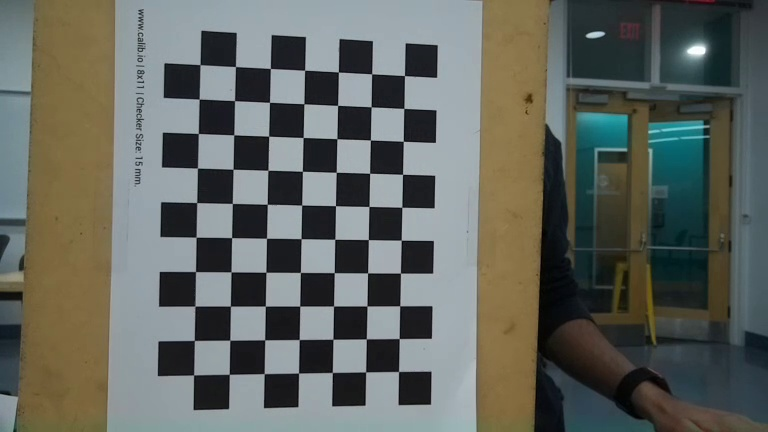
#> input picture machine_vision_pkg/machine_vision_pkg/images/calib_00.jpg, 768 x 432 px; its folder holds 4 pictures in this run
$ python calibration_demo.py
#> lines starting #> are read from the running program, lines starting #| are printed output that depends on the picture; after the words box and inside, x2 and y2 are one past the last pixel; in counts of white or black regions, pixels touching at a corner belong together
import numpy as np
import cv2 as cv
import glob

# termination criteria
criteria = (cv.TERM_CRITERIA_EPS + cv.TERM_CRITERIA_MAX_ITER, 30, 0.001)

# prepare object points, like (0,0,0), (1,0,0), (2,0,0) ....,(6,5,0)
objp = np.zeros((10*7,3), np.float32)
objp[:,:2] = np.mgrid[0:7,0:10].T.reshape(-1,2)

# Arrays to store object points and image points from all the images.
objpoints = [] # 3d point in real world space
imgpoints = [] # 2d points in image plane.

images = glob.glob('images/*.jpg')

for fname in images:
    img = cv.imread(fname)
#> img is the input picture: shape (432, 768, 3); mean B, G, R 95.2, 101.4, 97.6
    print("helo")
    gray = cv.cvtColor(img, cv.COLOR_BGR2GRAY)
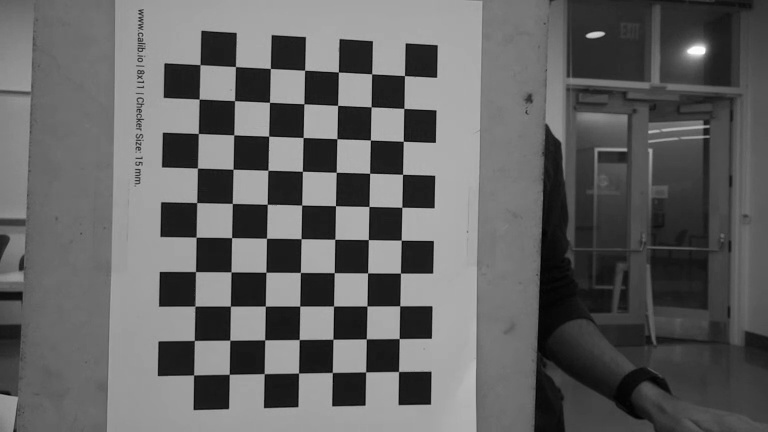
#> gray: shape (432, 768); min 0, max 254, mean 99.5

    # Find the chess board corners
    ret, corners = cv.findChessboardCorners(gray, (7,10), None)
#> ret = True; corners = 70 rows, first 8: [398.5, 371.5], [365.6, 371.9], [332.3, 372.5], [298.5, 373], [264.3, 373.6], [229.3, 374.3], [193.6, 374.8], [399.2, 338.5]
    print(ret)
#| True
    print(corners)
#> (printed output is left out)

    # If found, add object points, image points (after refining them)
    if ret == True:
        objpoints.append(objp)

        corners2 = cv.cornerSubPix(gray,corners, (11,11), (-1,-1), criteria)
#> corners2 = 70 rows, first 8: [398.5, 371.5], [365.6, 371.9], [332.3, 372.5], [298.5, 373.1], [264.2, 373.6], [229.3, 374.3], [193.6, 374.9], [399.2, 338.6]
        imgpoints.append(corners2)

        # Draw and display the corners
        cv.drawChessboardCorners(img, (7,10), corners2, ret)
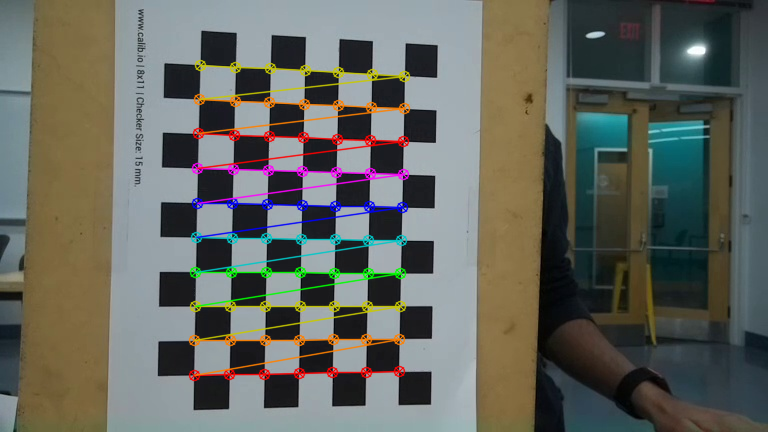
#> img: shape (432, 768, 3); 5.13% of pixels changed, all inside (x1, y1, x2, y2) = (188, 59, 411, 382)
        cv.imshow('img', img)
        cv.waitKey(500)
#> pass 2 of the loop `for fname in images:`:
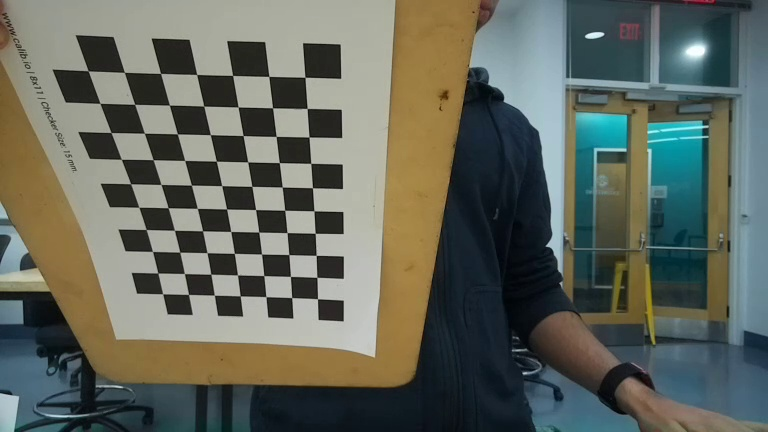
#> input picture machine_vision_pkg/machine_vision_pkg/images/calib_01.jpg, 768 x 432 px
#> img is the input picture: shape (432, 768, 3); mean B, G, R 93.2, 103.1, 98.1
#> `gray = cv.cvtColor(img, cv.COLOR_BGR2GRAY)`:
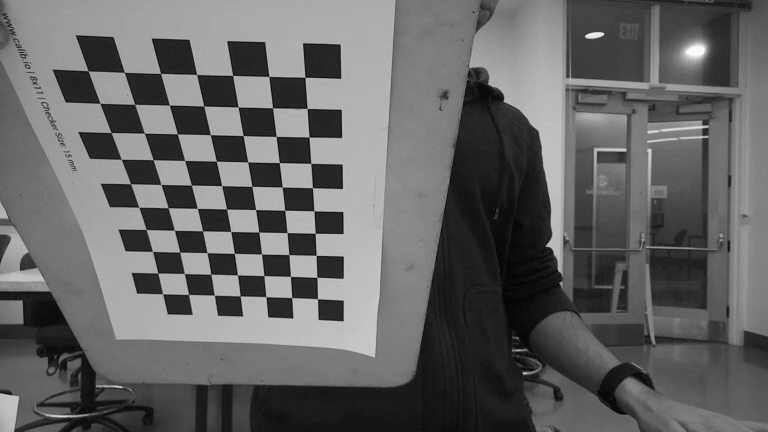
#> gray: shape (432, 768); min 3, max 253, mean 100.5
#> corners = 70 rows, first 8: [317.5, 298.7], [291.7, 297.6], [266, 296.6], [240.3, 295.9], [214.3, 295.2], [188.5, 294.5], [162.7, 293.8], [316.8, 277.3]
#| True
#> (printed output is left out)
#> corners2 = 70 rows, first 8: [317.5, 298.7], [291.7, 297.6], [265.8, 296.6], [240.2, 295.9], [214.3, 295.2], [188.5, 294.4], [162.6, 293.8], [316.9, 277.3]
#> `cv.drawChessboardCorners(img, (7,10), corners2, ret)`:
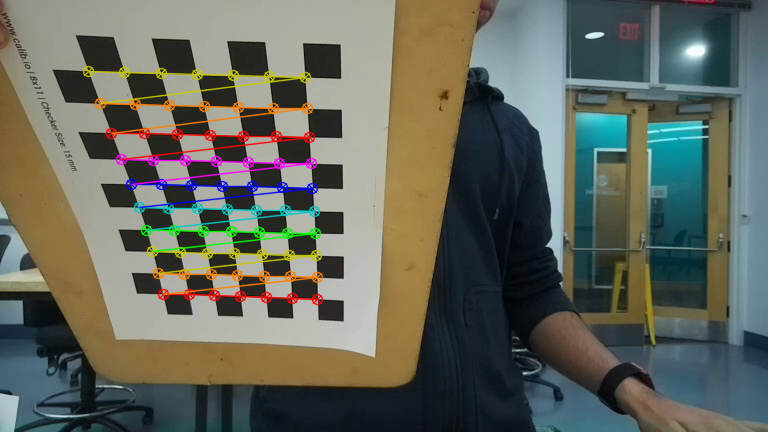
#> img: shape (432, 768, 3); 4.59% of pixels changed, all inside (x1, y1, x2, y2) = (82, 65, 324, 306)
#> pass 3 of the loop `for fname in images:`:
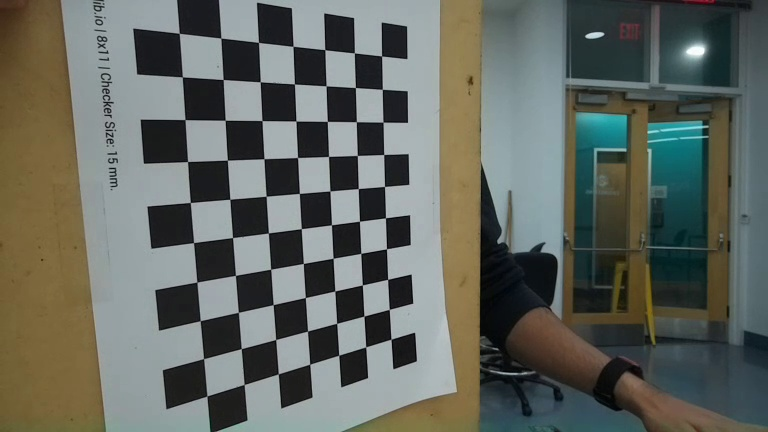
#> input picture machine_vision_pkg/machine_vision_pkg/images/calib_02.jpg, 768 x 432 px
#> img is the input picture: shape (432, 768, 3); mean B, G, R 95.9, 102.9, 98.4
#> `gray = cv.cvtColor(img, cv.COLOR_BGR2GRAY)`:
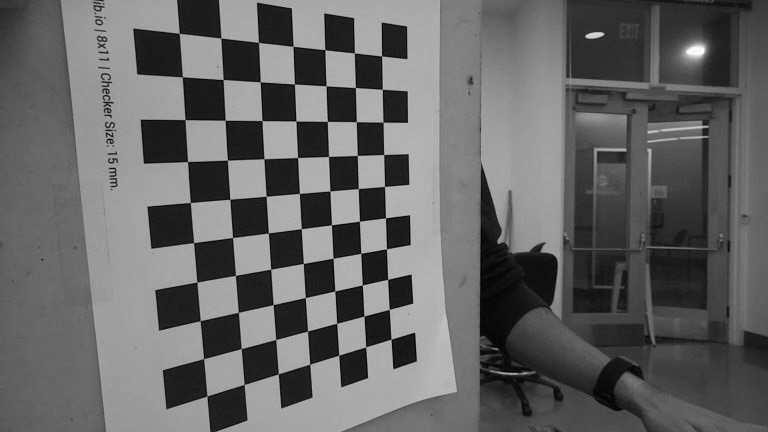
#> gray: shape (432, 768); min 0, max 254, mean 100.7
#> corners = 70 rows, first 8: [391, 339.2], [365.6, 346.9], [338.7, 355.2], [309.7, 364.2], [278.3, 373.9], [244.2, 384.5], [206.9, 396], [389.3, 309.4]
#| True
#> (printed output is left out)
#> corners2 = 70 rows, first 8: [391, 339.2], [365.7, 346.9], [338.7, 355.2], [309.7, 364.2], [278.3, 373.9], [244.2, 384.5], [206.8, 396.1], [389.3, 309.4]
#> `cv.drawChessboardCorners(img, (7,10), corners2, ret)`:
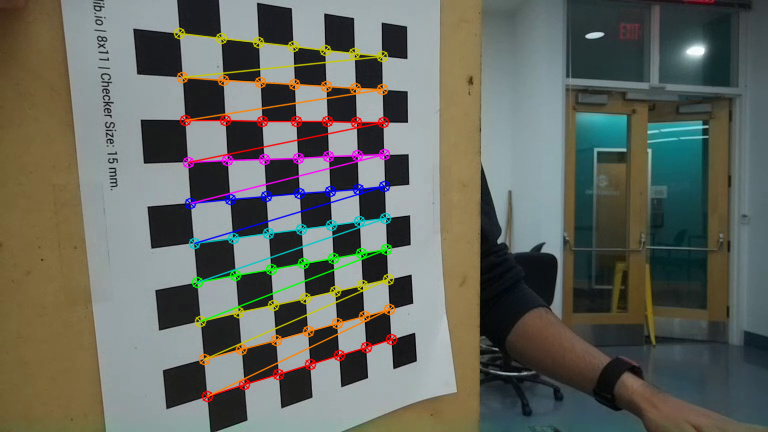
#> img: shape (432, 768, 3); 4.92% of pixels changed, all inside (x1, y1, x2, y2) = (173, 27, 398, 403)
#> the loop made 4 passes; the first 3 are shown

cv.destroyAllWindows()

ret, mtx, dist, rvecs, tvecs = cv.calibrateCamera(objpoints, imgpoints, gray.shape[::-1], None, None)

img = cv.imread('images/calib.jpg')
#> (the run stopped early here; a loop or call above may not have finished)
